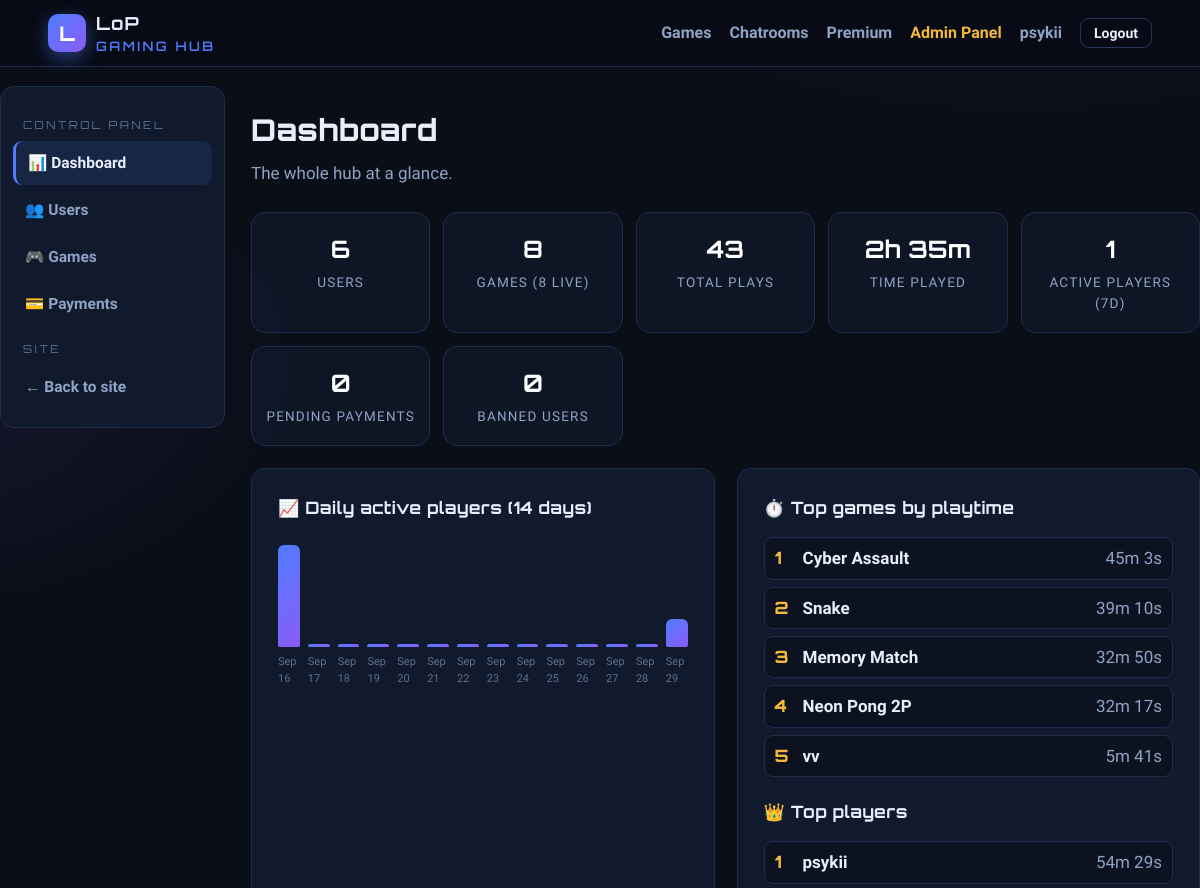
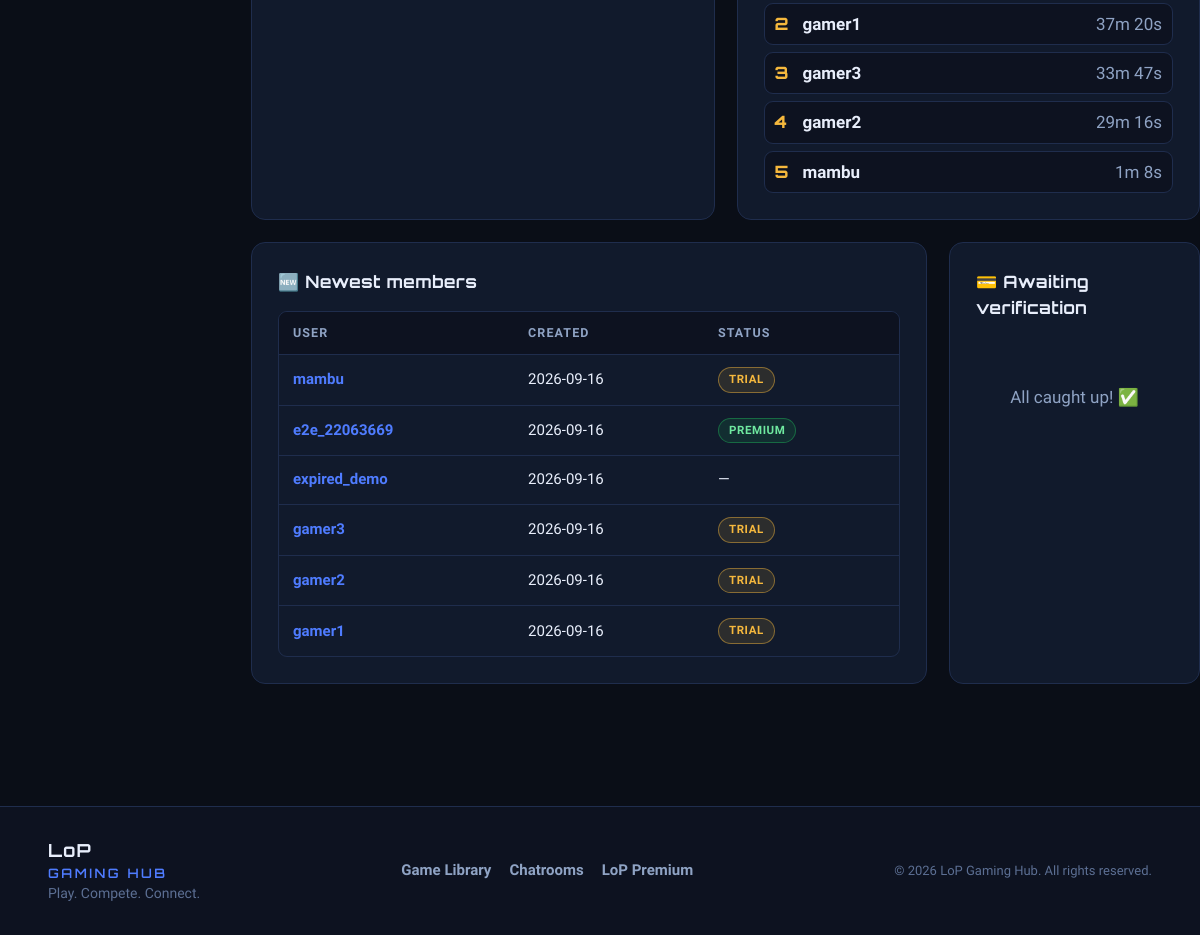
Screenshot of /admin (signed in) with the database file from the repository (2 pictures, top to bottom).
### models.py (models this page shows, shortened)
class User(UserMixin, db.Model):
    __tablename__ = "users"
    id = db.Column(db.Integer, primary_key=True)
    username = db.Column(db.String(40), unique=True, nullable=False, index=True)
    email = db.Column(db.String(160), unique=True, nullable=False, index=True)
    password_hash = db.Column(db.String(255), nullable=False)
    role = db.Column(db.String(20), nullable=False, default="user")  # user | admin
    is_banned = db.Column(db.Boolean, nullable=False, default=False)
    ban_reason = db.Column(db.String(250))
    banned_at = db.Column(db.DateTime)
    banned_until = db.Column(db.DateTime)
    trial_started_at = db.Column(db.DateTime, nullable=False, default=now_utc)
    premium_until = db.Column(db.DateTime)
    created_at = db.Column(db.DateTime, nullable=False, default=now_utc)
    last_seen_at = db.Column(db.DateTime)
    failed_attempts = db.Column(db.Integer, nullable=False, default=0)
    locked_until = db.Column(db.DateTime)
    sessions = db.relationship("GameSession", back_populates="user", lazy="dynamic")
    messages = db.relationship("ChatMessage", back_populates="user", lazy="dynamic")
    payments = db.relationship("PaymentRequest", back_populates="user", lazy="dynamic",
                               foreign_keys="PaymentRequest.user_id")
    @property
    def is_admin(self) -> bool:
        return self.role == "admin"
    @property
    def has_premium(self) -> bool:
        return self.premium_until is not None and self.premium_until > now_utc()
    def premium_status(self):
        if self.is_admin:
            return ("admin", None)
        if self.has_premium:
            return ("active", self.premium_until)
        trial_days = current_app.config["TRIAL_DURATION_DAYS"]
        if self.trial_started_at:
            trial_end = self.trial_started_at + timedelta(days=trial_days)
            if now_utc() < trial_end:
                return ("trial", trial_end)
            if self.premium_until is not None:
                return ("expired", self.premium_until)
            return ("expired", trial_end)
        return ("none", None)

class Game(db.Model):
    __tablename__ = "games"
    id = db.Column(db.Integer, primary_key=True)
    title = db.Column(db.String(120), nullable=False)
    slug = db.Column(db.String(120), unique=True, nullable=False, index=True)
    description = db.Column(db.Text, nullable=False, default="")
    category = db.Column(db.String(60), nullable=False, default="Arcade")
    version = db.Column(db.String(30), nullable=False, default="1.0")
    folder = db.Column(db.String(160))            # relative to GAME_LIBRARY_DIR
    entry_file = db.Column(db.String(180), nullable=False, default="index.html")
    thumbnail = db.Column(db.String(220))         # public URL or path under /game-thumb/
    is_premium = db.Column(db.Boolean, nullable=False, default=False)
    is_multiplayer = db.Column(db.Boolean, nullable=False, default=False)
    is_active = db.Column(db.Boolean, nullable=False, default=True)
    is_featured = db.Column(db.Boolean, nullable=False, default=False)
    play_count = db.Column(db.Integer, nullable=False, default=0)
    total_playtime = db.Column(db.Integer, nullable=False, default=0)  # seconds
    uploaded_by_id = db.Column(db.Integer, db.ForeignKey("users.id"))
    created_at = db.Column(db.DateTime, nullable=False, default=now_utc)
    updated_at = db.Column(db.DateTime, nullable=False, default=now_utc, onupdate=now_utc)
    chatroom = db.relationship("ChatRoom", back_populates="game", uselist=False)
    sessions = db.relationship("GameSession", back_populates="game", lazy="dynamic")

### blueprints/admin.py (the view)
@admin_bp.route("")
@admin_required
def dashboard():
    users_total = User.query.filter_by(role="user").count()
    games_total = Game.query.count()
    active_games = Game.query.filter_by(is_active=True).count()
    plays_total = db.session.query(db.func.sum(Game.play_count)).scalar() or 0
    time_total = db.session.query(db.func.sum(Game.total_playtime)).scalar() or 0
    pending_payments = PaymentRequest.query.filter_by(status="pending").count()
    banned_users = User.query.filter_by(is_banned=True).count()
    free_plays_7d = (
        db.session.query(db.func.count(db.func.distinct(GameSession.user_id)))
        .filter(GameSession.started_at >= now_utc() - timedelta(days=7))
        .scalar()
        or 0
    )
    top_games = (
        Game.query.order_by(Game.total_playtime.desc()).limit(5).all()
    )
    top_users = (
        db.session.query(User, db.func.sum(GameSession.duration_seconds).label("t"))
        .join(GameSession, GameSession.user_id == User.id)
        .filter(GameSession.is_active.is_(False))
        .group_by(User.id)
        .order_by(db.text("t DESC"))
        .limit(5)
        .all()
    )
    latest_users = User.query.filter_by(role="user").order_by(User.created_at.desc()).limit(8).all()
    pending_list = (
        PaymentRequest.query.filter_by(status="pending")
        .order_by(PaymentRequest.created_at.asc())
        .limit(6)
        .all()
    )
    daily = []
    for i in range(13, -1, -1):
        day = (now_utc() - timedelta(days=i)).date()
        start = datetime(day.year, day.month, day.day)
        end = start + timedelta(days=1)
        count = (
            db.session.query(db.func.count(db.func.distinct(GameSession.user_id)))
            .filter(GameSession.started_at >= start, GameSession.started_at < end)
            .scalar()
            or 0
        )
        daily.append({"label": day.strftime("%b %d"), "count": count})
    return render_template(
        "admin/dashboard.html",
        counters={
            "users": users_total,
            "games_total": games_total,
            "active_games": active_games,
            "plays": plays_total,
            "hours": fmt_duration(time_total),
            "pending": pending_payments,
            "banned": banned_users,
            "players_7d": free_plays_7d,
        },
        daily=daily,
        top_games=top_games,
        top_users=top_users,
        latest_users=latest_users,
        pending_list=pending_list,
    )

### app.py (called while the page is built)
@login_manager.user_loader
def load_user(user_id: str):
    return db.session.get(User, int(user_id))

### blueprints/admin.py (called while the page is built)
def admin_required(fn):
    @wraps(fn)
    @login_required
    def wrapper(*args, **kwargs):
        if not current_user.is_admin:
            abort(403)
        return fn(*args, **kwargs)
    return wrapper

### helpers.py (called while the page is built)
def fmt_duration(seconds: int) -> str:
    seconds = int(seconds or 0)
    h, rem = divmod(seconds, 3600)
    m, s = divmod(rem, 60)
    if h:
        return f"{h}h {m}m"
    if m:
        return f"{m}m {s}s"
    return f"{s}s"

### models.py (called while the page is built)
def now_utc():
    return datetime.now(timezone.utc).replace(tzinfo=None)

### templates/admin/dashboard.html (shortened to what this page needs)
{% extends "admin/base.html" %}
{% block admin_content %}
<div class="page-head">
  <h1 class="page-title">Dashboard</h1>
  <p class="page-sub">The whole hub at a glance.</p>
</div>
<div class="admin-stats">
  <div class="stat-card"><span class="stat-num">{{ counters.users }}</span><span class="stat-label">Users</span></div>
  <div class="stat-card"><span class="stat-num">{{ counters.games_total }}</span><span class="stat-label">Games ({{ counters.active_games }} live)</span></div>
  <div class="stat-card"><span class="stat-num">{{ counters.plays }}</span><span class="stat-label">Total plays</span></div>
  <div class="stat-card"><span class="stat-num">{{ counters.hours }}</span><span class="stat-label">Time played</span></div>
  <div class="stat-card"><span class="stat-num">{{ counters.players_7d }}</span><span class="stat-label">Active players (7d)</span></div>
  <div class="stat-card"><span class="stat-num {% if counters.pending %}c-danger{% endif %}">{{ counters.pending }}</span><span class="stat-label">Pending payments</span></div>
  <div class="stat-card"><span class="stat-num">{{ counters.banned }}</span><span class="stat-label">Banned users</span></div>
</div>
<div class="admin-grid-2">
  <div class="card">
    <h3 class="card-title">📈 Daily active players (14 days)</h3>
    <div class="bar-chart">
      {% for d in daily %}
        <div class="bar-col" title="{{ d.label }}: {{ d.count }}">
          <div class="bar" style="height: {{ (d.count / [1, daily|map(attribute='count')|max]|max * 100)|round|int }}%"></div>
          <span class="bar-label">{{ d.label }}</span>
        </div>
      {% endfor %}
    </div>
  </div>
  <div class="card">
    <h3 class="card-title">⏱️ Top games by playtime</h3>
    {% if top_games %}
      <ol class="rank-list">
        {% for g in top_games %}
          <li><span class="rank-name">{{ g.title }}</span><span class="rank-val">{{ g.total_playtime|fmt_duration }}</span></li>
        {% endfor %}
      </ol>
    {% else %}<p class="empty-state">No games yet.</p>{% endif %}
    <h3 class="card-title mt">👑 Top players</h3>
    {% if top_users %}
      <ol class="rank-list">
        {% for u, t in top_users %}
          <li><span class="rank-name">{{ u.username }}</span><span class="rank-val">{{ (t or 0)|fmt_duration }}</span></li>
        {% endfor %}
      </ol>
    {% else %}<p class="empty-state">No playtime recorded yet.</p>{% endif %}
  </div>
</div>
<div class="admin-grid-2">
  <div class="card">
    <h3 class="card-title">🆕 Newest members</h3>
    {% if latest_users %}
      <div class="table-wrap">
        <table class="table">
          <thead><tr><th>User</th><th>Created</th><th>Status</th></tr></thead>
          <tbody>
            {% for u in latest_users %}
              <tr>
                <td><a class="link-accent" href="{{ url_for('admin.user_detail', user_id=u.id) }}">{{ u.username }}</a></td>
                <td>{{ u.created_at.strftime('%Y-%m-%d') }}</td>
                <td>{% if u.is_banned %}<span class="pill pill-rejected">BANNED</span>{% else %}{% set st, _ = u.premium_status() %}{% if st == 'active' %}<span class="pill pill-approved">Premium</span>{% elif st == 'trial' %}<span class="pill pill-pending">Trial</span>{% else %}—{% endif %}{% endif %}</td>
              </tr>
            {% endfor %}
          </tbody>
        </table>
      </div>
    {% else %}<p class="empty-state">No members yet.</p>{% endif %}
  </div>
  <div class="card">
    <h3 class="card-title">💳 Awaiting verification</h3>
    {% if pending_list %}
      <ul class="pending-list">
        {% for p in pending_list %}
          <li>
            <span class="avatar avatar-sm">{{ p.user.username[:1]|upper }}</span>
            <div>
              <strong>{{ p.user.username }}</strong>
              <span class="pending-sub">#{{ p.id }} · ${{ '%.2f'|format(p.amount) }} · {{ p.created_at.strftime('%m-%d %H:%M') }}</span>
            </div>
            <a class="btn btn-primary btn-sm" href="{{ url_for('admin.payments', tab='pending') }}">Review</a>
          </li>
        {% endfor %}
      </ul>
      <a class="btn btn-ghost btn-sm mt" href="{{ url_for('admin.payments', tab='pending') }}">Open payment queue →</a>
    {% else %}
      <p class="empty-state">All caught up! ✅</p>
    {% endif %}
  </div>
</div>
{% endblock %}

### templates/base.html (shortened to what this page needs)
<!doctype html>
<html lang="en">
<head>
  <link rel="stylesheet" href="{{ url_for('static', filename='css/style.css') }}">
</head>
<body>
  {% set nav_links = [('main.index', 'Home'), ('games.library', 'Game Library')] %}
  <nav class="navbar">
    <div class="container nav-inner">
      <a class="brand" href="{{ url_for('main.index') }}">
        <span class="brand-mark">L</span>
        <span class="brand-text">LoP <em>GAMING HUB</em></span>
      </a>
      <div class="nav-links" id="navLinks">
        {% if current_user.is_authenticated %}
          <a class="nav-link" href="{{ url_for('games.library') }}">Games</a>
          <a class="nav-link" href="{{ url_for('chat.hub') }}">Chatrooms</a>
          <a class="nav-link" href="{{ url_for('premium.index') }}">
            Premium
          </a>
          {% if current_user.is_admin %}
            <a class="nav-link nav-admin" href="{{ url_for('admin.dashboard') }}">Admin Panel</a>
          {% endif %}
          <a class="nav-link" href="{{ url_for('auth.profile') }}">{{ current_user.username }}</a>
          <a class="btn btn-ghost btn-sm" href="{{ url_for('auth.logout') }}">Logout</a>
        {% else %}
          <a class="nav-link" href="{{ url_for('main.index') }}">Home</a>
          <a class="nav-link" href="{{ url_for('auth.login') }}">Login</a>
          <a class="btn btn-primary btn-sm" href="{{ url_for('auth.register') }}">Sign Up Free</a>
        {% endif %}
      </div>
    </div>
  </nav>
  <main class="page">
    {% block content %}{% endblock %}
  </main>
  <footer class="footer">
    <div class="container footer-inner">
      <div>
        <span class="brand-text">LoP <em>GAMING HUB</em></span>
        <p class="footer-sub">Play. Compete. Connect.</p>
      </div>
      <div class="footer-links">
        <a href="{{ url_for('games.library') }}">Game Library</a>
        <a href="{{ url_for('chat.hub') }}">Chatrooms</a>
        <a href="{{ url_for('premium.index') }}">LoP Premium</a>
      </div>
      <p class="footer-note">© {{ now_utc().year }} LoP Gaming Hub. All rights reserved.</p>
    </div>
  </footer>
</body>
</html>

### rows the page displays
User: username "psykii", value "54m 29s"
Game: title "Cyber Assault", total_playtime|fmt_duration "45m 3s"
Game: title "Snake", total_playtime|fmt_duration "39m 10s"
Game: title "Memory Match", total_playtime|fmt_duration "32m 50s"
Game: title "Neon Pong 2P", total_playtime|fmt_duration "32m 17s"
Game: title "vv", total_playtime|fmt_duration "5m 41s"
User: username "gamer1", value "37m 20s", created_at "2026-09-16", is_banned "TRIAL"
User: username "gamer3", value "33m 47s", created_at "2026-09-16", is_banned "TRIAL"
User: username "gamer2", value "29m 16s", created_at "2026-09-16", is_banned "TRIAL"
User: username "mambu", value "1m 8s", created_at "2026-09-16", is_banned "TRIAL"
User: username "e2e_22063669", created_at "2026-09-16", is_banned "PREMIUM"
User: username "expired_demo", created_at "2026-09-16"

### other values shown
{{ counters.users }} "6"
{{ counters.games_total }} "8"
{{ counters.active_games }} "8"
{{ counters.plays }} "43"
{{ counters.hours }} "2h 35m"
{{ counters.players_7d }} "1"
{{ counters.pending }} "0"
{{ counters.banned }} "0"
{{ d.label }} "Sep 16" "Sep 17" "Sep 18" "Sep 19" "Sep 20" "Sep 21" "Sep 22" "Sep 23" "Sep 24" "Sep 25" "Sep 26" "Sep 27" "Sep 28" "Sep 29"
{{ now_utc().year }} "2026"
